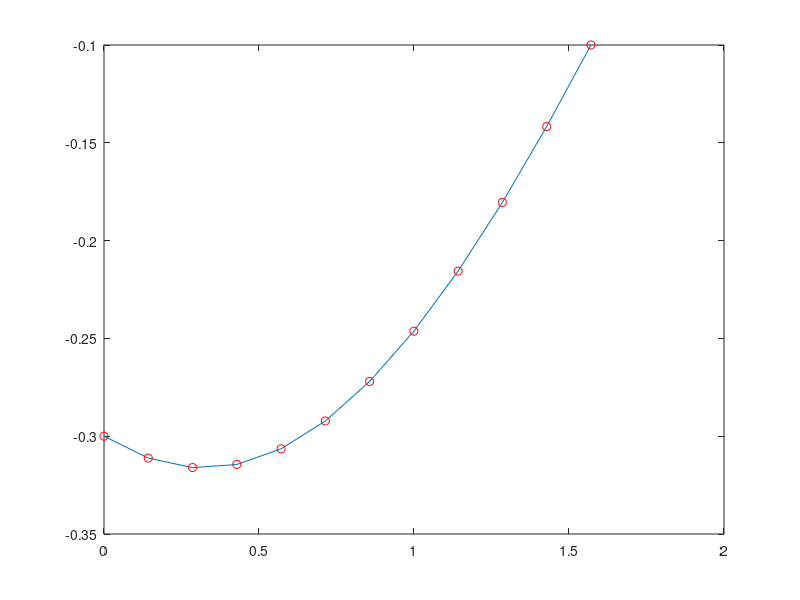

MATLAB code for this plot:
clear, clc;
f = @(x) cos(x);
g = @(x) -1/10 * (sin(x) + 3* cos(x));
a = 0;
b = pi/2;
ax = @(x) 1;
bx = @(x) -1;
cx = @(x) -2;
ua =-3/10;
ub = -1/10;
c = b-a;
n = 10;
h = c/(n+1);
x = linspace((a+h),(b-h),n);

a1 = (-2 .* ax(x) + cx(x) .*h^2) .* diag(eye(n));
A1 = diag(a1);
a2 = (ax(x(2:n)) -1/2 .* bx(x(2:n)) .*h)' .* diag(eye(n-1));
A2 = diag(a2, -1);
a3 = (ax(x(1:n-1)) +1/2 .* bx(x(1:n-1)) .*h)' .* diag(eye(n-1));
A3 = diag(a3, 1);

A = A1  + A2 + A3;

F = (h^2 * f(x));
F(1) = F(1) - ua * (ax(1) - 1/2 * bx(1)*h);
F(n) = F(n) - ub * (ax(n) + 1/2 * bx(n)*h);
U = linsolve(A,F');
U = [ua U' ub];
X = [a x b];
plot(X, U, X, g(X), 'ro');
E = max(abs(g(X) - U));